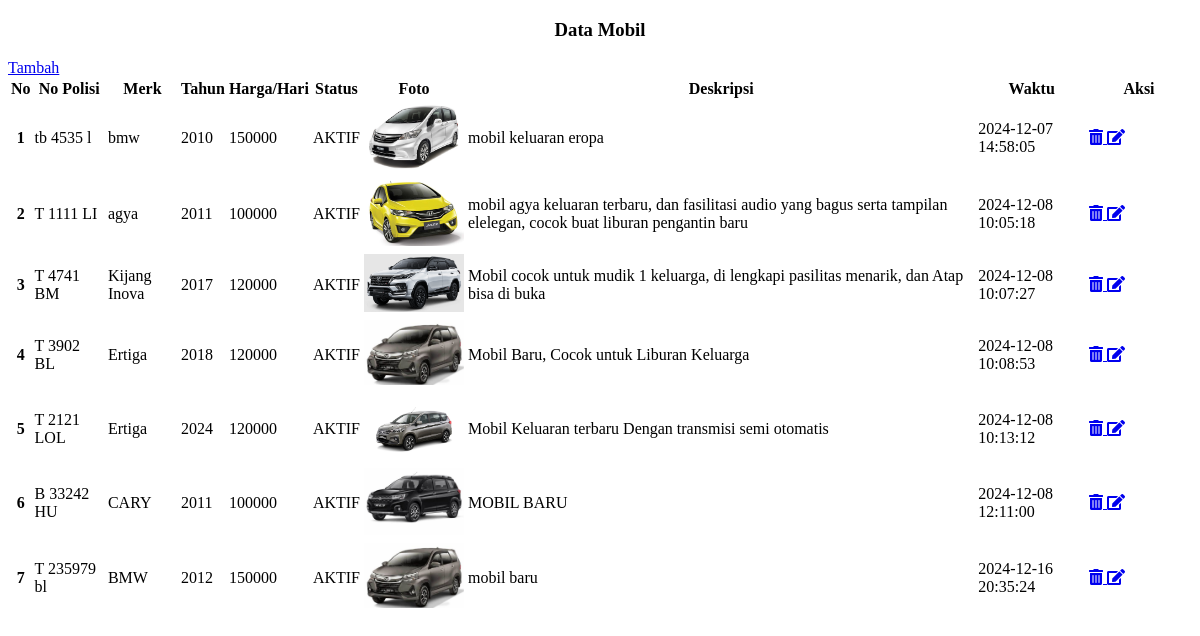
The page /admin/mobil.php on the database as committed earlier.
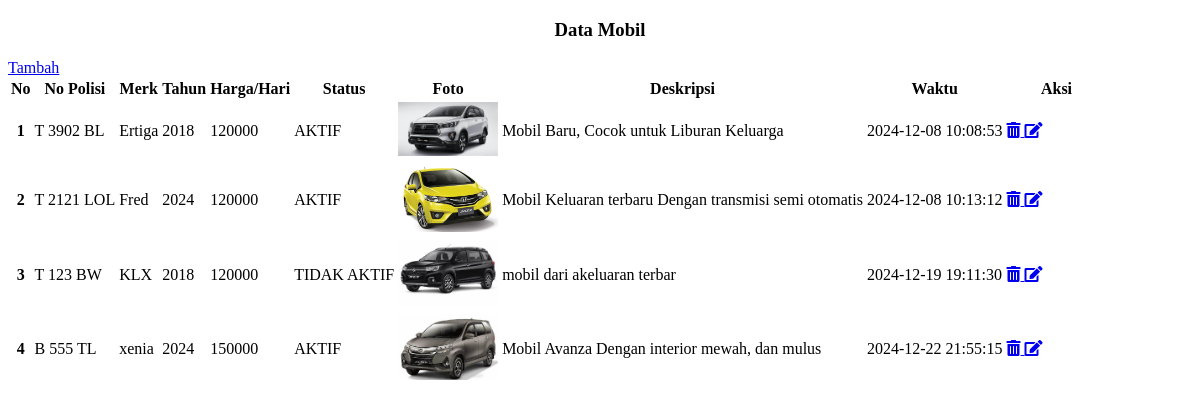
The same page on the database as committed later.
### tables this page shows
CREATE TABLE `mobil` (
  `id_mobil` int NOT NULL,
  `no_polisi` varchar(12) NOT NULL,
  `merk` varchar(90) NOT NULL,
  `tahun` varchar(10) NOT NULL,
  `harga` double NOT NULL,
  `s_mobil` varchar(20) NOT NULL,
  `poto` varchar(255) DEFAULT NULL,
  `deskripsi` varchar(255) DEFAULT NULL,
  `created_at` datetime NOT NULL DEFAULT CURRENT_TIMESTAMP
);

### admin/mobil.php (the view, shortened to what this page needs)
<!DOCTYPE html>
<html lang="en">
<head>
    <link rel="stylesheet" href="https://cdnjs.cloudflare.com/ajax/libs/font-awesome/5.15.4/css/all.min.css">
</head>
<body>
    <div class="container">
        <div class="row mt-5">
            <div class="col-md-12">
                <div class="card m-3">
                    <div class="card-body">
                        <h3>Data Mobil</h3>
                        <a href="?x=tmobil" class="btn btn-primary">Tambah</a>
                        <div class="table-responsive">
                            <table class="table table-striped table-hover table-bordered table-sm">
                                <thead>
                                    <tr>
                                        <th>No</th>
                                        <th>No Polisi</th>
                                        <th>Merk</th>
                                        <th>Tahun</th>
                                        <th>Harga/Hari</th>
                                        <th>Status</th>
                                        <th>Foto</th>
                                        <th>Deskripsi</th>
                                        <th>Waktu</th>
                                        <th class="aksi-col">Aksi</th>
                                    </tr>
                                </thead>
                                <tbody>
                                <?php
                                    include("../db/koneksi.php");
                                    $cari = mysqli_query($konek, "SELECT * FROM mobil") or die(mysqli_error($konek));
                                    $no = 1;
                                    while ($data = mysqli_fetch_array($cari)) {
                                        ?>
                                        <tr>
                                            <th scope="row"><?php echo $no; ?></th>
                                            <td><?php echo $data['no_polisi']; ?></td>
                                            <td><?php echo $data['merk']; ?></td>
                                            <td><?php echo $data['tahun']; ?></td>
                                            <td><?php echo $data['harga']; ?></td>
                                            <td><?php echo $data['s_mobil']; ?></td>
                                            <td>
                                                <?php if (!empty($data['poto'])): ?>
                                                    <img src="<?php echo $data['poto']; ?>" alt="Foto Mobil" style="width: 100px;">
                                                <?php else: ?>
                                                    Tidak ada foto
                                                <?php endif; ?>
                                            </td>
                                            <td><?php echo $data['deskripsi']; ?></td>
                                            <td><?php echo $data['created_at']; ?></td>
                                            <td>
                                                <a href="?x=hmobil&id=<?php echo $data['id_mobil']; ?>" class="btn btn-danger" title="Hapus">
                                                    <i class="fas fa-trash-alt"></i>
                                                </a>
                                                <a href="?x=emobil&id=<?php echo $data['id_mobil']; ?>" class="btn btn-warning" title="Edit">
                                                    <i class="fas fa-edit"></i>
                                                </a>
                                            </td>
                                        </tr>
                                        <?php
                                        $no++;
                                    }
                                    ?>
                                </tbody>
                            </table>
                        </div>
                    </div>
                </div>
            </div>
        </div>
    </div>
</body>
</html>

### admin/mobil.php (style rules this page uses)
h3 { color: #000; text-align: center; }
.aksi-col { width: 100px; }
th { text-align: center; }

Rows that differ between the two databases and show on the page:
removed mobil: no_polisi "tb 4535 l", merk "bmw", tahun "2010", harga "150000", s_mobil "AKTIF", poto (picture), deskripsi "mobil keluaran eropa", created_at "2024-12-07 14:58:05"
removed mobil: no_polisi "T 1111 LI", merk "agya", tahun "2011", harga "100000", s_mobil "AKTIF", poto (picture), deskripsi "mobil agya keluaran terbaru, dan fasilitasi audio yang bagus serta tampilan elelegan, cocok buat liburan pengantin baru", created_at "2024-12-08 10:05:18"
removed mobil: no_polisi "T 4741 BM", merk "Kijang Inova", tahun "2017", harga "120000", s_mobil "AKTIF", poto (picture), deskripsi "Mobil cocok untuk mudik 1 keluarga, di lengkapi pasilitas menarik, dan Atap bisa di buka", created_at "2024-12-08 10:07:27"
removed mobil: no_polisi "B 33242 HU", merk "CARY", tahun "2011", harga "100000", s_mobil "AKTIF", poto (picture), deskripsi "MOBIL BARU", created_at "2024-12-08 12:11:00"
removed mobil: no_polisi "T 235979 bl", merk "BMW", tahun "2012", harga "150000", s_mobil "AKTIF", poto (picture), deskripsi "mobil baru", created_at "2024-12-16 20:35:24"
changed mobil "T 3902 BL": poto: a different picture
changed mobil "T 2121 LOL": merk "Ertiga" → "Fred"; poto: a different picture
added mobil: no_polisi "T 123 BW", merk "KLX", tahun "2018", harga "120000", s_mobil "TIDAK AKTIF", poto (picture), deskripsi "mobil dari akeluaran terbar", created_at "2024-12-19 19:11:30"
added mobil: no_polisi "B 555 TL", merk "xenia", tahun "2024", harga "150000", s_mobil "AKTIF", poto (picture), deskripsi "Mobil Avanza Dengan interior mewah, dan mulus", created_at "2024-12-22 21:55:15"
